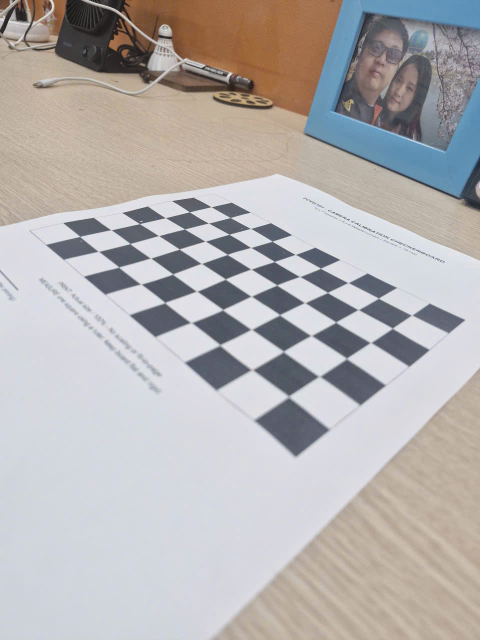
#> input picture Task1A/FCVG101_Task1A_Workshop/data/calibration/1794799455996_2661104606077237083_2661104606077237083_8b0656e8459e8844e5b06c32aedbe4a5.jpg, 960 x 1280 px (shown at 1/2 size); its folder holds 4 pictures in this run
$ python calibration_task1a.py
#> lines starting #> are read from the running program, lines starting #| are printed output that depends on the picture; after the words box and inside, x2 and y2 are one past the last pixel; in counts of white or black regions, pixels touching at a corner belong together
"""FCVG101 Task 1A: checkerboard camera calibration and undistortion.

Usage:
  python calibration_task1a.py --input data/calibration --cols 9 --rows 6 --square-mm 18
  python calibration_task1a.py --input data/calibration --sample my_photo.jpg

All printed K, distortion and error values derive from actual input images; do not
report synthetic demonstration results as real-camera measurements.
"""
import argparse
import csv
from pathlib import Path
import cv2
import numpy as np

EXTENSIONS = {'.jpg', '.jpeg', '.png', '.bmp', '.tif', '.tiff'}

def load_paths(folder):
    if not folder.is_dir():
        raise FileNotFoundError(f'Input folder not found: {folder.resolve()}')
    return sorted(p for p in folder.iterdir() if p.suffix.lower() in EXTENSIONS)


def find_inner_corners(gray, pattern):
    # Prefer robust SB detector if available; the classic method has a subpixel refinement.
    if hasattr(cv2, 'findChessboardCornersSB'):
        ok, corners = cv2.findChessboardCornersSB(gray, pattern)
        if ok:
            return True, corners.astype(np.float32), 'SB'
    flags = cv2.CALIB_CB_ADAPTIVE_THRESH | cv2.CALIB_CB_NORMALIZE_IMAGE
    ok, corners = cv2.findChessboardCorners(gray, pattern, flags)
    if not ok:
        return False, None, '-'
    criteria = (cv2.TERM_CRITERIA_EPS | cv2.TERM_CRITERIA_MAX_ITER, 40, .001)
    corners = cv2.cornerSubPix(gray, corners, (11, 11), (-1, -1), criteria)
    return True, corners, 'classic + subpixel'


def run(args):
    input_folder = Path(args.input)
    result_dir = Path(args.output)
    result_dir.mkdir(parents=True, exist_ok=True)
    overlay_dir = result_dir / 'corners'
    overlay_dir.mkdir(exist_ok=True)
    paths = load_paths(input_folder)
    if not paths:
        raise RuntimeError('No images found. Put checkerboard JPG/PNG files in data/calibration/')

    pattern = (args.cols, args.rows)  # (columns of INNER corners, rows of INNER corners)
    square_m = args.square_mm / 1000.0
    world = np.zeros((args.cols * args.rows, 3), np.float32)
    world[:, :2] = (np.mgrid[:args.cols, :args.rows].T.reshape(-1, 2) * square_m)
    object_points, image_points, accepted = [], [], []
    records = []
    image_size = None

    for path in paths:
        bgr = cv2.imread(str(path))
#> bgr is the input picture: shape (1280, 960, 3); mean B, G, R 177.1, 177.4, 180.8
        if bgr is None:
            records.append((path.name, 'UNREADABLE', '-', '')); continue
        gray = cv2.cvtColor(bgr, cv2.COLOR_BGR2GRAY)
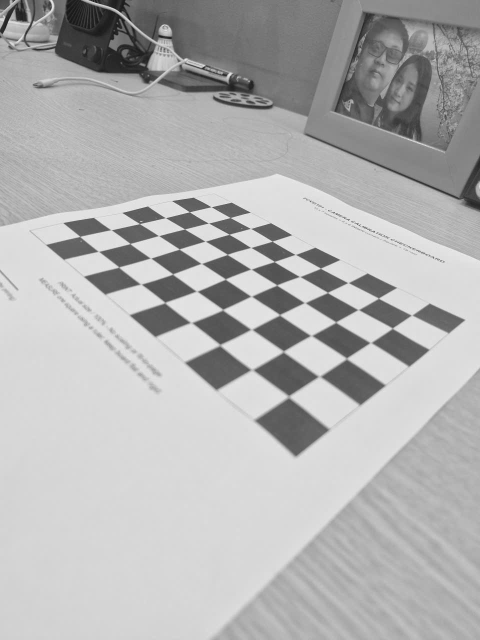
#> gray: shape (1280, 960) (shown at 1/2 size); min 15, max 250, mean 178.4
        cur_size = (gray.shape[1], gray.shape[0])  # OpenCV: (width, height)
#> cur_size = (960, 1280)
        if image_size is None:
            image_size = cur_size
#> image_size = (960, 1280)
        if cur_size != image_size:
            raise ValueError(f'Mixed image sizes: {path.name} is {cur_size}, expected {image_size}; '
                             'do not silently resize calibration photos.')
        ok, corners, detector = find_inner_corners(gray, pattern)
#> in find_inner_corners, `ok, corners = cv2.findChessboardCornersSB(gray, pattern)`: ok = True; corners = 54 rows, first 8: [422.6, 413.9], [460.7, 435.4], [501.9, 457.3], [544.6, 482.7], [591, 509.3], [641.4, 536.8], [696.3, 565.7], [757.4, 596.8]
#> ok = True; detector = 'SB'
        if not ok:
            records.append((path.name, 'REJECTED', '-', 'no complete inner-corner grid'))
            print('[SKIP] corners not found:', path.name)
            continue
        object_points.append(world.copy())
        image_points.append(corners)
        accepted.append(path)
        vis = bgr.copy()
        cv2.drawChessboardCorners(vis, pattern, corners, True)
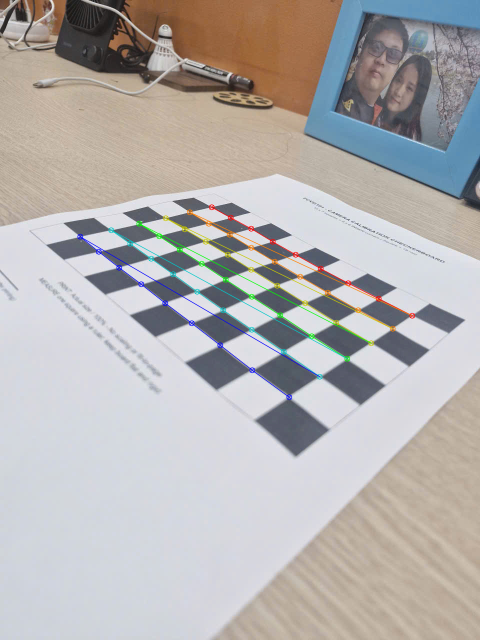
#> vis: shape (1280, 960, 3) (shown at 1/2 size); 1.5% of pixels changed, all inside (x1, y1, x2, y2) = (154, 408, 831, 801)
        cv2.imwrite(str(overlay_dir / (path.stem + '_corners.jpg')), vis,
                    [cv2.IMWRITE_JPEG_QUALITY, 88])
        records.append((path.name, 'ACCEPTED', detector, ''))
        print('[OK] corners detected:', path.name, f'({detector})')
#| [OK] corners detected: 1794799455996_2661104606077237083_2661104606077237083_8b0656e8459e8844e5b06c32aedbe4a5.jpg (SB)
#> pass 2 of the loop in run, `for path in paths:`:
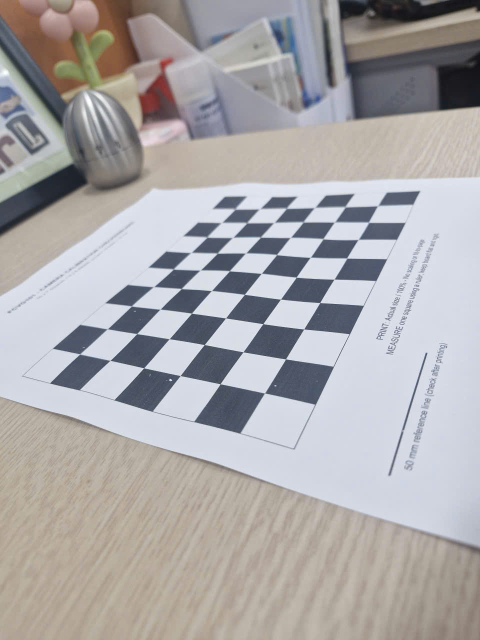
#> input picture Task1A/FCVG101_Task1A_Workshop/data/calibration/1794799456055_2661104606077237083_2661104606077237083_d499708292d85fe7b03c6aca175e0240.jpg, 960 x 1280 px (shown at 1/2 size)
#> in run, bgr is the input picture: shape (1280, 960, 3); mean B, G, R 169.4, 168.2, 170.7
#> in run, `gray = cv2.cvtColor(bgr, cv2.COLOR_BGR2GRAY)`:
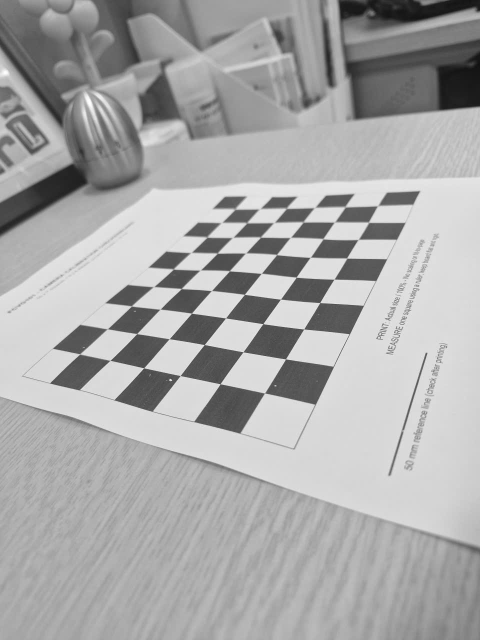
#> gray: shape (1280, 960) (shown at 1/2 size); min 16, max 255, mean 169
#> in find_inner_corners (call 2), `ok, corners = cv2.findChessboardCorners(gray, pattern, flags)`: ok = True; corners = 54 rows, first 8: [755.7, 412.5], [736.7, 445.8], [716.5, 479.7], [693.7, 516.6], [668.3, 558.7], [640.1, 605.6], [607.9, 658.5], [571.5, 718.4]
#> in find_inner_corners (call 2), `corners = cv2.cornerSubPix(gray, corners, (11, 11), (-1, -1), criteria)`: corners = 54 rows, first 8: [755.7, 412], [737.4, 445], [716.7, 479.5], [693.8, 516.6], [668.5, 558.8], [639.9, 605.7], [607.8, 658.5], [571.5, 718.4]
#> in run, `ok, corners, detector = find_inner_corners(gray, pattern)`: detector = 'classic + subpixel'
#> in run, `cv2.drawChessboardCorners(vis, pattern, corners, True)`:
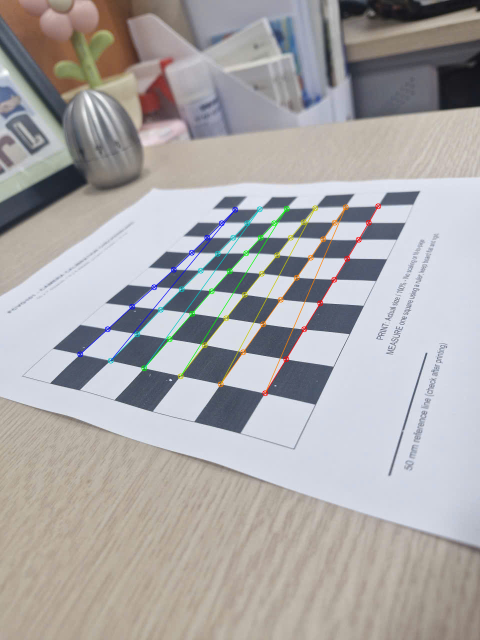
#> vis: shape (1280, 960, 3) (shown at 1/2 size); 1.27% of pixels changed, all inside (x1, y1, x2, y2) = (154, 406, 763, 793)
#| [OK] corners detected: 1794799456055_2661104606077237083_2661104606077237083_d499708292d85fe7b03c6aca175e0240.jpg (classic + subpixel)
#> pass 3 of the loop in run, `for path in paths:`:
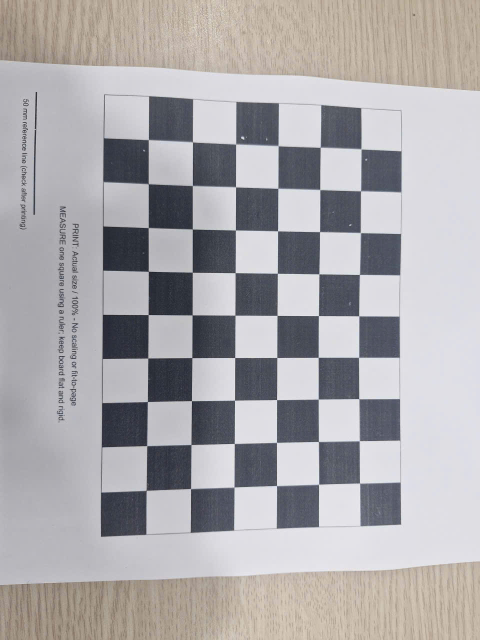
#> input picture Task1A/FCVG101_Task1A_Workshop/data/calibration/1794799456114_2661104606077237083_2661104606077237083_6564c3a311f0ec6b8f348738c1d958a8.jpg, 960 x 1280 px (shown at 1/2 size)
#> in run, bgr is the input picture: shape (1280, 960, 3); mean B, G, R 171.8, 169.5, 172
#> in find_inner_corners (call 3), `ok, corners = cv2.findChessboardCornersSB(gray, pattern)`: corners = 54 rows, first 8: [722.6, 298.1], [721.8, 381.9], [721.2, 465.6], [719.5, 549.2], [718.2, 632.2], [717.8, 714.9], [718.4, 798], [719.1, 882.1]
#> in run, `ok, corners, detector = find_inner_corners(gray, pattern)`: detector = 'SB'
#> in run, `cv2.drawChessboardCorners(vis, pattern, corners, True)`:
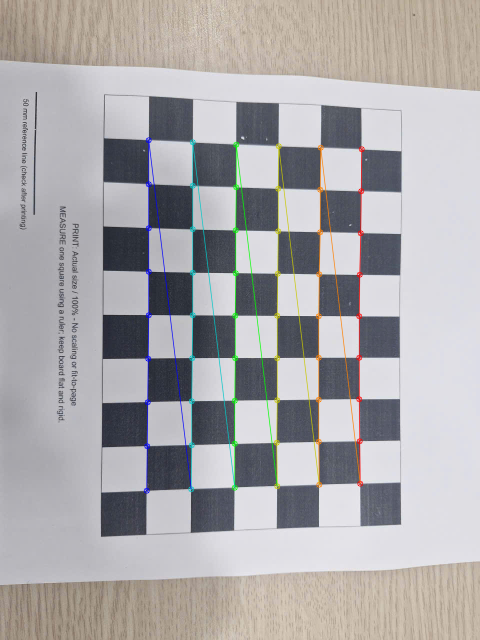
#> vis: shape (1280, 960, 3) (shown at 1/2 size); 2.19% of pixels changed, all inside (x1, y1, x2, y2) = (287, 274, 730, 988)
#| [OK] corners detected: 1794799456114_2661104606077237083_2661104606077237083_6564c3a311f0ec6b8f348738c1d958a8.jpg (SB)
#> the loop made 4 passes; the first 3 are shown

    if len(accepted) < 3:
        raise RuntimeError(f'Only {len(accepted)} usable views. 10–20 diverse views '
                           'recommended; recheck checkerboard inner corners and lighting.')

    rms, K, dist, rvecs, tvecs = cv2.calibrateCamera(
        object_points, image_points, image_size, None, None)
    if not np.isfinite(K).all() or not np.isfinite(dist).all():
        raise RuntimeError('Calibration produced invalid parameters; inspect views.')

    # Mean Euclidean reprojection distance (in pixels) for each accepted view.
    all_distances = []
    view_stats = []
    for path, ob, im, rv, tv in zip(accepted, object_points, image_points, rvecs, tvecs):
        projected, _ = cv2.projectPoints(ob, rv, tv, K, dist)
        distances = np.linalg.norm(im.reshape(-1, 2) - projected.reshape(-1, 2), axis=1)
        all_distances.extend(distances.tolist())
        view_stats.append((path.name, float(distances.mean()), float(np.sqrt(np.mean(distances**2)))))

    mean_euclidean_px = float(np.mean(all_distances))
    rms_euclidean_px = float(np.sqrt(np.mean(np.square(all_distances))))
    out_npz = result_dir / 'calibration.npz'
    np.savez(out_npz, K=K, dist=dist, width=image_size[0], height=image_size[1],
             square_size_m=square_m, pattern_size=np.array(pattern), rms_api=rms,
             mean_euclidean_px=mean_euclidean_px)

    with (result_dir / 'view_errors.csv').open('w', encoding='utf-8-sig', newline='') as f:
        w = csv.writer(f)
        w.writerow(['file_name', 'mean_reprojection_error_px', 'rms_euclidean_reprojection_error_px'])
        w.writerows(view_stats)
    with (result_dir / 'detection_log.csv').open('w', encoding='utf-8-sig', newline='') as f:
        w = csv.writer(f); w.writerow(['file_name', 'status', 'detector', 'notes']); w.writerows(records)

    sample = Path(args.sample) if args.sample else accepted[0]
    img = cv2.imread(str(sample))
    if img is None:
        raise FileNotFoundError(f'Sample image unreadable: {sample}')
    if (img.shape[1], img.shape[0]) != image_size:
        raise ValueError('Sample image resolution differs from calibration views; '
                         'reuse same camera/resolution or explicitly scale K.')
    # Keep output uncropped for an apples-to-apples before/after comparison.
    undistorted = cv2.undistort(img, K, dist)
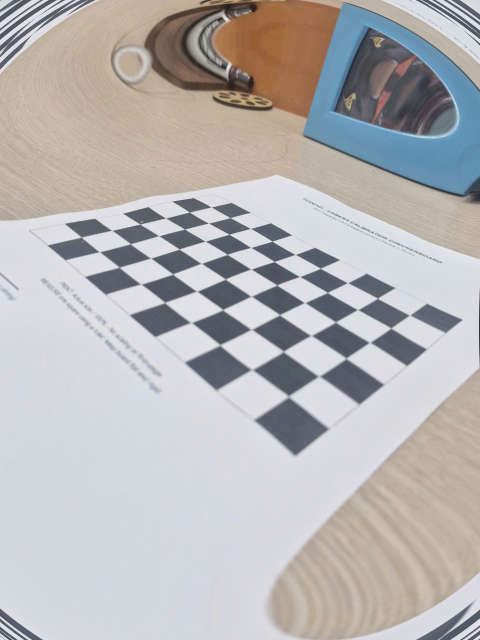
#> undistorted: shape (1280, 960, 3) (shown at 1/2 size); mean B, G, R 181.5, 181.1, 183.5
    cv2.imwrite(str(result_dir / 'undistorted.jpg'), undistorted,
                [cv2.IMWRITE_JPEG_QUALITY, 90])
    both = np.concatenate([img, undistorted], axis=1)
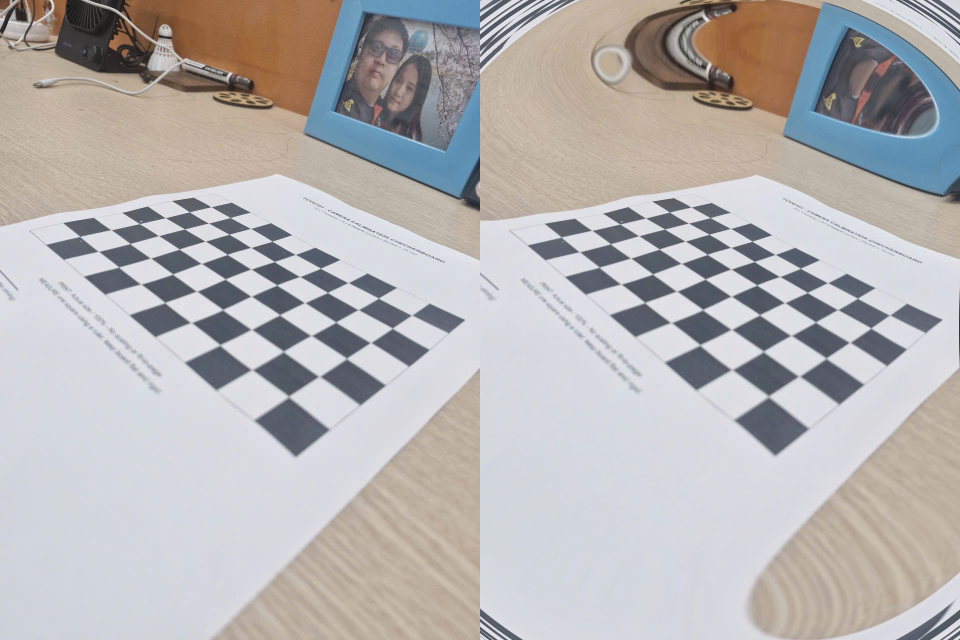
#> both: shape (1280, 1920, 3) (shown at 1/2 size); mean B, G, R 179.3, 179.3, 182.2
    cv2.putText(both, 'BEFORE', (16, 35), cv2.FONT_HERSHEY_SIMPLEX, 1, (0, 0, 255), 2)
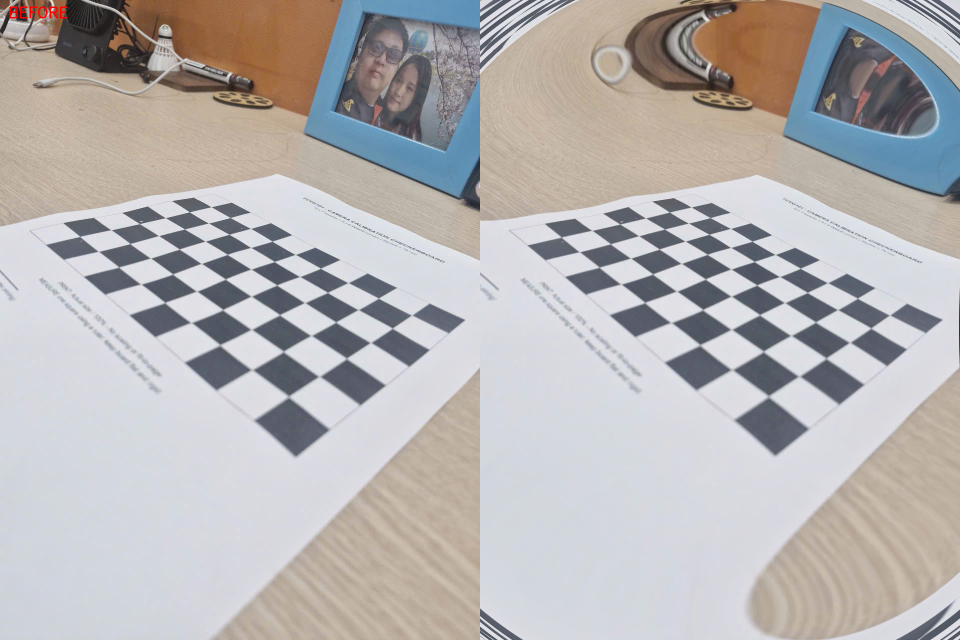
#> both: shape (1280, 1920, 3) (shown at 1/2 size); 0.04% of pixels changed, all inside (x1, y1, x2, y2) = (19, 13, 136, 37)
    cv2.putText(both, 'AFTER', (img.shape[1] + 16, 35),
                cv2.FONT_HERSHEY_SIMPLEX, 1, (0, 160, 0), 2)
#> both: shape (1280, 1920, 3); 0.03% of pixels changed, all inside (x1, y1, x2, y2) = (976, 13, 1067, 37)
    cv2.imwrite(str(result_dir / 'before_after.jpg'), both,
                [cv2.IMWRITE_JPEG_QUALITY, 90])

    report = (
        'FCVG101 Task 1A - Camera calibration results\n'
        'Input: '+str(input_folder)+'\n'
        f'Accepted/total: {len(accepted)}/{len(paths)}\n'
        f'Pattern (INNER corners): {pattern[0]} x {pattern[1]}\n'
        f'Square side length: {args.square_mm:g} mm\n'
        f'Image size (width x height): {image_size[0]} x {image_size[1]} px\n'
        f'OpenCV calibration RMS reprojection error: {rms:.6f} px\n'
        f'Mean Euclidean reprojection error: {mean_euclidean_px:.6f} px\n'
        f'RMS Euclidean reprojection error: {rms_euclidean_px:.6f} px\n'
        'K =\n'+str(K)+'\n'
        'dist = '+str(dist.ravel())+'\n'
        'NOTE: Synthetic demo values must not be presented as real-camera measurements.\n'
    )
    (result_dir / 'metrics.txt').write_text(report, encoding='utf-8')
    print('\n'+report)
    print('Saved outputs to:', result_dir.resolve())
    return K, dist, rms


def main():
    p = argparse.ArgumentParser(description='FCVG101 - calibrate camera with checkerboard views')
    p.add_argument('--input', default='data/calibration', help='folder of photos from SAME camera')
    p.add_argument('--output', default='results', help='output folder')
    p.add_argument('--sample', default=None, help='same-camera image for undistortion demo')
    p.add_argument('--cols', type=int, default=9, help='number of INNER corners horizontally')
    p.add_argument('--rows', type=int, default=6, help='number of INNER corners vertically')
    p.add_argument('--square-mm', type=float, default=18.0, help='physical square size in mm')
    args = p.parse_args()
    if args.cols < 3 or args.rows < 3 or args.square_mm <= 0:
        p.error('cols/rows must be >= 3 and square-mm > 0')
    run(args)

if __name__ == '__main__':
    main()
